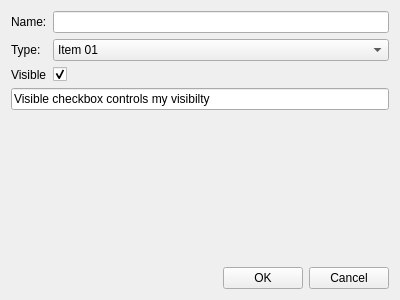
<?xml version="1.0" encoding="UTF-8"?>
<ui version="4.0">
 <class>Form</class>
 <widget class="QWidget" name="Form">
  <property name="geometry">
   <rect>
    <x>0</x>
    <y>0</y>
    <width>400</width>
    <height>300</height>
   </rect>
  </property>
  <property name="windowTitle">
   <string>Form</string>
  </property>
  <layout class="QVBoxLayout" name="verticalLayout">
   <item>
    <layout class="QFormLayout" name="formLayout">
     <item row="0" column="0">
      <widget class="QLabel" name="label">
       <property name="text">
        <string>Name:</string>
       </property>
      </widget>
     </item>
     <item row="0" column="1">
      <widget class="QLineEdit" name="lineEdit"/>
     </item>
     <item row="1" column="0">
      <widget class="QLabel" name="label_2">
       <property name="text">
        <string>Type:</string>
       </property>
      </widget>
     </item>
     <item row="1" column="1">
      <widget class="QComboBox" name="comboBox">
       <item>
        <property name="text">
         <string>Item 01</string>
        </property>
       </item>
       <item>
        <property name="text">
         <string>Item 02</string>
        </property>
       </item>
       <item>
        <property name="text">
         <string>Item 03</string>
        </property>
       </item>
       <item>
        <property name="text">
         <string>Item 04</string>
        </property>
       </item>
      </widget>
     </item>
     <item row="2" column="0">
      <widget class="QLabel" name="visibleLabel">
       <property name="text">
        <string>Visible</string>
       </property>
      </widget>
     </item>
     <item row="2" column="1">
      <widget class="QCheckBox" name="visibleCheckBox">
       <property name="checked">
        <bool>true</bool>
       </property>
      </widget>
     </item>
    </layout>
   </item>
   <item>
    <widget class="QLineEdit" name="lineEdit_2">
     <property name="text">
      <string>Visible checkbox controls my visibilty</string>
     </property>
     <property name="readOnly">
      <bool>true</bool>
     </property>
    </widget>
   </item>
   <item>
    <spacer name="verticalSpacer">
     <property name="orientation">
      <enum>Qt::Vertical</enum>
     </property>
     <property name="sizeHint" stdset="0">
      <size>
       <width>20</width>
       <height>40</height>
      </size>
     </property>
    </spacer>
   </item>
   <item>
    <layout class="QHBoxLayout" name="horizontalLayout">
     <item>
      <spacer name="horizontalSpacer">
       <property name="orientation">
        <enum>Qt::Horizontal</enum>
       </property>
       <property name="sizeHint" stdset="0">
        <size>
         <width>40</width>
         <height>20</height>
        </size>
       </property>
      </spacer>
     </item>
     <item>
      <widget class="QPushButton" name="okButton">
       <property name="text">
        <string>OK</string>
       </property>
      </widget>
     </item>
     <item>
      <widget class="QPushButton" name="cancelButton">
       <property name="text">
        <string>Cancel</string>
       </property>
      </widget>
     </item>
    </layout>
   </item>
  </layout>
 </widget>
 <resources/>
 <connections>
  <connection>
   <sender>visibleCheckBox</sender>
   <signal>toggled(bool)</signal>
   <receiver>lineEdit_2</receiver>
   <slot>setVisible(bool)</slot>
   <hints>
    <hint type="sourcelabel">
     <x>56</x>
     <y>67</y>
    </hint>
    <hint type="destinationlabel">
     <x>76</x>
     <y>87</y>
    </hint>
   </hints>
  </connection>
 </connections>
</ui>
